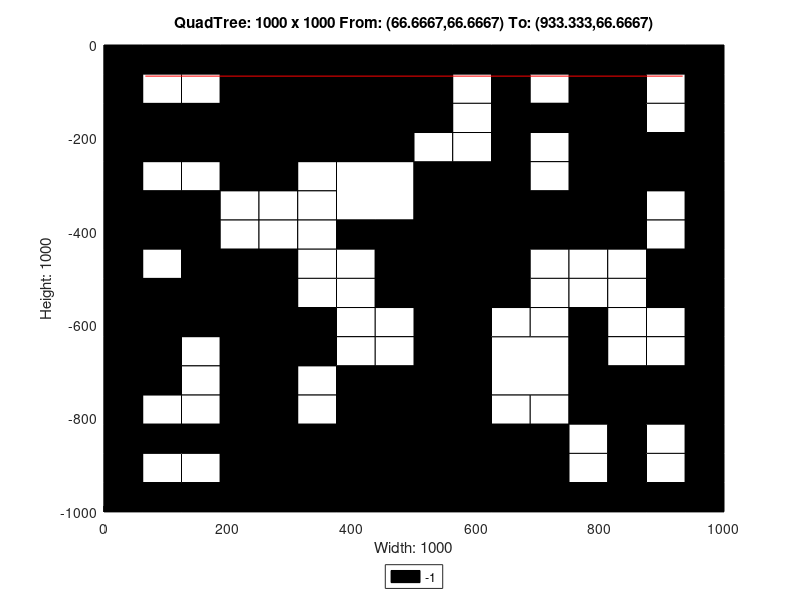

Reproduce this figure in MATLAB.
axis([0 1000 -1000 0]);
title('QuadTree: 1000 x 1000 From: (66.6667,66.6667) To: (933.333,66.6667)');
xlabel('Width: 1000');
ylabel('Height: 1000');
rectangle('Position',[250 -250 250 250], 'FaceColor',[0 0 0]);
rectangle('Position',[0 -250 125 125], 'FaceColor',[0 0 0]);
rectangle('Position',[125 -250 125 125], 'FaceColor',[0 0 0]);
rectangle('Position',[375 -375 125 125], 'FaceColor',[1 1 1]);
rectangle('Position',[750 -125 125 125], 'FaceColor',[0 0 0]);
rectangle('Position',[750 -250 125 125], 'FaceColor',[0 0 0]);
rectangle('Position',[500 -375 125 125], 'FaceColor',[0 0 0]);
rectangle('Position',[500 -500 125 125], 'FaceColor',[0 0 0]);
rectangle('Position',[750 -375 125 125], 'FaceColor',[0 0 0]);
rectangle('Position',[0 -625 125 125], 'FaceColor',[0 0 0]);
rectangle('Position',[125 -625 125 125], 'FaceColor',[0 0 0]);
rectangle('Position',[0 -750 125 125], 'FaceColor',[0 0 0]);
rectangle('Position',[375 -875 125 125], 'FaceColor',[0 0 0]);
rectangle('Position',[250 -1000 125 125], 'FaceColor',[0 0 0]);
rectangle('Position',[375 -1000 125 125], 'FaceColor',[0 0 0]);
rectangle('Position',[500 -625 125 125], 'FaceColor',[0 0 0]);
rectangle('Position',[500 -750 125 125], 'FaceColor',[0 0 0]);
rectangle('Position',[625 -750 125 125], 'FaceColor',[1 1 1]);
rectangle('Position',[500 -875 125 125], 'FaceColor',[0 0 0]);
rectangle('Position',[500 -1000 125 125], 'FaceColor',[0 0 0]);
rectangle('Position',[625 -1000 125 125], 'FaceColor',[0 0 0]);
rectangle('Position',[0 -62.5 62.5 62.5], 'FaceColor',[0 0 0]);
rectangle('Position',[62.5 -62.5 62.5 62.5], 'FaceColor',[0 0 0]);
rectangle('Position',[0 -125 62.5 62.5], 'FaceColor',[0 0 0]);
rectangle('Position',[62.5 -125 62.5 62.5], 'FaceColor',[1 1 1]);
rectangle('Position',[125 -62.5 62.5 62.5], 'FaceColor',[0 0 0]);
rectangle('Position',[187.5 -62.5 62.5 62.5], 'FaceColor',[0 0 0]);
rectangle('Position',[125 -125 62.5 62.5], 'FaceColor',[1 1 1]);
rectangle('Position',[187.5 -125 62.5 62.5], 'FaceColor',[0 0 0]);
rectangle('Position',[0 -312.5 62.5 62.5], 'FaceColor',[0 0 0]);
rectangle('Position',[62.5 -312.5 62.5 62.5], 'FaceColor',[1 1 1]);
rectangle('Position',[0 -375 62.5 62.5], 'FaceColor',[0 0 0]);
rectangle('Position',[62.5 -375 62.5 62.5], 'FaceColor',[0 0 0]);
rectangle('Position',[125 -312.5 62.5 62.5], 'FaceColor',[1 1 1]);
rectangle('Position',[187.5 -312.5 62.5 62.5], 'FaceColor',[0 0 0]);
rectangle('Position',[125 -375 62.5 62.5], 'FaceColor',[0 0 0]);
rectangle('Position',[187.5 -375 62.5 62.5], 'FaceColor',[1 1 1]);
rectangle('Position',[0 -437.5 62.5 62.5], 'FaceColor',[0 0 0]);
rectangle('Position',[62.5 -437.5 62.5 62.5], 'FaceColor',[0 0 0]);
rectangle('Position',[0 -500 62.5 62.5], 'FaceColor',[0 0 0]);
rectangle('Position',[62.5 -500 62.5 62.5], 'FaceColor',[1 1 1]);
rectangle('Position',[125 -437.5 62.5 62.5], 'FaceColor',[0 0 0]);
rectangle('Position',[187.5 -437.5 62.5 62.5], 'FaceColor',[1 1 1]);
rectangle('Position',[125 -500 62.5 62.5], 'FaceColor',[0 0 0]);
rectangle('Position',[187.5 -500 62.5 62.5], 'FaceColor',[0 0 0]);
rectangle('Position',[250 -312.5 62.5 62.5], 'FaceColor',[0 0 0]);
rectangle('Position',[312.5 -312.5 62.5 62.5], 'FaceColor',[1 1 1]);
rectangle('Position',[250 -375 62.5 62.5], 'FaceColor',[1 1 1]);
rectangle('Position',[312.5 -375 62.5 62.5], 'FaceColor',[1 1 1]);
rectangle('Position',[250 -437.5 62.5 62.5], 'FaceColor',[1 1 1]);
rectangle('Position',[312.5 -437.5 62.5 62.5], 'FaceColor',[1 1 1]);
rectangle('Position',[250 -500 62.5 62.5], 'FaceColor',[0 0 0]);
rectangle('Position',[312.5 -500 62.5 62.5], 'FaceColor',[1 1 1]);
rectangle('Position',[375 -437.5 62.5 62.5], 'FaceColor',[0 0 0]);
rectangle('Position',[437.5 -437.5 62.5 62.5], 'FaceColor',[0 0 0]);
rectangle('Position',[375 -500 62.5 62.5], 'FaceColor',[1 1 1]);
rectangle('Position',[437.5 -500 62.5 62.5], 'FaceColor',[0 0 0]);
rectangle('Position',[500 -62.5 62.5 62.5], 'FaceColor',[0 0 0]);
rectangle('Position',[562.5 -62.5 62.5 62.5], 'FaceColor',[0 0 0]);
rectangle('Position',[500 -125 62.5 62.5], 'FaceColor',[0 0 0]);
rectangle('Position',[562.5 -125 62.5 62.5], 'FaceColor',[1 1 1]);
rectangle('Position',[625 -62.5 62.5 62.5], 'FaceColor',[0 0 0]);
rectangle('Position',[687.5 -62.5 62.5 62.5], 'FaceColor',[0 0 0]);
rectangle('Position',[625 -125 62.5 62.5], 'FaceColor',[0 0 0]);
rectangle('Position',[687.5 -125 62.5 62.5], 'FaceColor',[1 1 1]);
rectangle('Position',[500 -187.5 62.5 62.5], 'FaceColor',[0 0 0]);
rectangle('Position',[562.5 -187.5 62.5 62.5], 'FaceColor',[1 1 1]);
rectangle('Position',[500 -250 62.5 62.5], 'FaceColor',[1 1 1]);
rectangle('Position',[562.5 -250 62.5 62.5], 'FaceColor',[1 1 1]);
rectangle('Position',[625 -187.5 62.5 62.5], 'FaceColor',[0 0 0]);
rectangle('Position',[687.5 -187.5 62.5 62.5], 'FaceColor',[0 0 0]);
rectangle('Position',[625 -250 62.5 62.5], 'FaceColor',[0 0 0]);
rectangle('Position',[687.5 -250 62.5 62.5], 'FaceColor',[1 1 1]);
rectangle('Position',[875 -62.5 62.5 62.5], 'FaceColor',[0 0 0]);
rectangle('Position',[937.5 -62.5 62.5 62.5], 'FaceColor',[0 0 0]);
rectangle('Position',[875 -125 62.5 62.5], 'FaceColor',[1 1 1]);
rectangle('Position',[937.5 -125 62.5 62.5], 'FaceColor',[0 0 0]);
rectangle('Position',[875 -187.5 62.5 62.5], 'FaceColor',[1 1 1]);
rectangle('Position',[937.5 -187.5 62.5 62.5], 'FaceColor',[0 0 0]);
rectangle('Position',[875 -250 62.5 62.5], 'FaceColor',[0 0 0]);
rectangle('Position',[937.5 -250 62.5 62.5], 'FaceColor',[0 0 0]);
rectangle('Position',[625 -312.5 62.5 62.5], 'FaceColor',[0 0 0]);
rectangle('Position',[687.5 -312.5 62.5 62.5], 'FaceColor',[1 1 1]);
rectangle('Position',[625 -375 62.5 62.5], 'FaceColor',[0 0 0]);
rectangle('Position',[687.5 -375 62.5 62.5], 'FaceColor',[0 0 0]);
rectangle('Position',[625 -437.5 62.5 62.5], 'FaceColor',[0 0 0]);
rectangle('Position',[687.5 -437.5 62.5 62.5], 'FaceColor',[0 0 0]);
rectangle('Position',[625 -500 62.5 62.5], 'FaceColor',[0 0 0]);
rectangle('Position',[687.5 -500 62.5 62.5], 'FaceColor',[1 1 1]);
rectangle('Position',[875 -312.5 62.5 62.5], 'FaceColor',[0 0 0]);
rectangle('Position',[937.5 -312.5 62.5 62.5], 'FaceColor',[0 0 0]);
rectangle('Position',[875 -375 62.5 62.5], 'FaceColor',[1 1 1]);
rectangle('Position',[937.5 -375 62.5 62.5], 'FaceColor',[0 0 0]);
rectangle('Position',[750 -437.5 62.5 62.5], 'FaceColor',[0 0 0]);
rectangle('Position',[812.5 -437.5 62.5 62.5], 'FaceColor',[0 0 0]);
rectangle('Position',[750 -500 62.5 62.5], 'FaceColor',[1 1 1]);
rectangle('Position',[812.5 -500 62.5 62.5], 'FaceColor',[1 1 1]);
rectangle('Position',[875 -437.5 62.5 62.5], 'FaceColor',[1 1 1]);
rectangle('Position',[937.5 -437.5 62.5 62.5], 'FaceColor',[0 0 0]);
rectangle('Position',[875 -500 62.5 62.5], 'FaceColor',[0 0 0]);
rectangle('Position',[937.5 -500 62.5 62.5], 'FaceColor',[0 0 0]);
rectangle('Position',[125 -687.5 62.5 62.5], 'FaceColor',[1 1 1]);
rectangle('Position',[187.5 -687.5 62.5 62.5], 'FaceColor',[0 0 0]);
rectangle('Position',[125 -750 62.5 62.5], 'FaceColor',[1 1 1]);
rectangle('Position',[187.5 -750 62.5 62.5], 'FaceColor',[0 0 0]);
rectangle('Position',[250 -562.5 62.5 62.5], 'FaceColor',[0 0 0]);
rectangle('Position',[312.5 -562.5 62.5 62.5], 'FaceColor',[1 1 1]);
rectangle('Position',[250 -625 62.5 62.5], 'FaceColor',[0 0 0]);
rectangle('Position',[312.5 -625 62.5 62.5], 'FaceColor',[0 0 0]);
rectangle('Position',[375 -562.5 62.5 62.5], 'FaceColor',[1 1 1]);
rectangle('Position',[437.5 -562.5 62.5 62.5], 'FaceColor',[0 0 0]);
rectangle('Position',[375 -625 62.5 62.5], 'FaceColor',[1 1 1]);
rectangle('Position',[437.5 -625 62.5 62.5], 'FaceColor',[1 1 1]);
rectangle('Position',[250 -687.5 62.5 62.5], 'FaceColor',[0 0 0]);
rectangle('Position',[312.5 -687.5 62.5 62.5], 'FaceColor',[0 0 0]);
rectangle('Position',[250 -750 62.5 62.5], 'FaceColor',[0 0 0]);
rectangle('Position',[312.5 -750 62.5 62.5], 'FaceColor',[1 1 1]);
rectangle('Position',[375 -687.5 62.5 62.5], 'FaceColor',[1 1 1]);
rectangle('Position',[437.5 -687.5 62.5 62.5], 'FaceColor',[1 1 1]);
rectangle('Position',[375 -750 62.5 62.5], 'FaceColor',[0 0 0]);
rectangle('Position',[437.5 -750 62.5 62.5], 'FaceColor',[0 0 0]);
rectangle('Position',[0 -812.5 62.5 62.5], 'FaceColor',[0 0 0]);
rectangle('Position',[62.5 -812.5 62.5 62.5], 'FaceColor',[1 1 1]);
rectangle('Position',[0 -875 62.5 62.5], 'FaceColor',[0 0 0]);
rectangle('Position',[62.5 -875 62.5 62.5], 'FaceColor',[0 0 0]);
rectangle('Position',[125 -812.5 62.5 62.5], 'FaceColor',[1 1 1]);
rectangle('Position',[187.5 -812.5 62.5 62.5], 'FaceColor',[0 0 0]);
rectangle('Position',[125 -875 62.5 62.5], 'FaceColor',[0 0 0]);
rectangle('Position',[187.5 -875 62.5 62.5], 'FaceColor',[0 0 0]);
rectangle('Position',[0 -937.5 62.5 62.5], 'FaceColor',[0 0 0]);
rectangle('Position',[62.5 -937.5 62.5 62.5], 'FaceColor',[1 1 1]);
rectangle('Position',[0 -1000 62.5 62.5], 'FaceColor',[0 0 0]);
rectangle('Position',[62.5 -1000 62.5 62.5], 'FaceColor',[0 0 0]);
rectangle('Position',[125 -937.5 62.5 62.5], 'FaceColor',[1 1 1]);
rectangle('Position',[187.5 -937.5 62.5 62.5], 'FaceColor',[0 0 0]);
rectangle('Position',[125 -1000 62.5 62.5], 'FaceColor',[0 0 0]);
rectangle('Position',[187.5 -1000 62.5 62.5], 'FaceColor',[0 0 0]);
rectangle('Position',[250 -812.5 62.5 62.5], 'FaceColor',[0 0 0]);
rectangle('Position',[312.5 -812.5 62.5 62.5], 'FaceColor',[1 1 1]);
rectangle('Position',[250 -875 62.5 62.5], 'FaceColor',[0 0 0]);
rectangle('Position',[312.5 -875 62.5 62.5], 'FaceColor',[0 0 0]);
rectangle('Position',[625 -562.5 62.5 62.5], 'FaceColor',[0 0 0]);
rectangle('Position',[687.5 -562.5 62.5 62.5], 'FaceColor',[1 1 1]);
rectangle('Position',[625 -625 62.5 62.5], 'FaceColor',[1 1 1]);
rectangle('Position',[687.5 -625 62.5 62.5], 'FaceColor',[1 1 1]);
rectangle('Position',[750 -562.5 62.5 62.5], 'FaceColor',[1 1 1]);
rectangle('Position',[812.5 -562.5 62.5 62.5], 'FaceColor',[1 1 1]);
rectangle('Position',[750 -625 62.5 62.5], 'FaceColor',[0 0 0]);
rectangle('Position',[812.5 -625 62.5 62.5], 'FaceColor',[1 1 1]);
rectangle('Position',[875 -562.5 62.5 62.5], 'FaceColor',[0 0 0]);
rectangle('Position',[937.5 -562.5 62.5 62.5], 'FaceColor',[0 0 0]);
rectangle('Position',[875 -625 62.5 62.5], 'FaceColor',[1 1 1]);
rectangle('Position',[937.5 -625 62.5 62.5], 'FaceColor',[0 0 0]);
rectangle('Position',[750 -687.5 62.5 62.5], 'FaceColor',[0 0 0]);
rectangle('Position',[812.5 -687.5 62.5 62.5], 'FaceColor',[1 1 1]);
rectangle('Position',[750 -750 62.5 62.5], 'FaceColor',[0 0 0]);
rectangle('Position',[812.5 -750 62.5 62.5], 'FaceColor',[0 0 0]);
rectangle('Position',[875 -687.5 62.5 62.5], 'FaceColor',[1 1 1]);
rectangle('Position',[937.5 -687.5 62.5 62.5], 'FaceColor',[0 0 0]);
rectangle('Position',[875 -750 62.5 62.5], 'FaceColor',[0 0 0]);
rectangle('Position',[937.5 -750 62.5 62.5], 'FaceColor',[0 0 0]);
rectangle('Position',[625 -812.5 62.5 62.5], 'FaceColor',[1 1 1]);
rectangle('Position',[687.5 -812.5 62.5 62.5], 'FaceColor',[1 1 1]);
rectangle('Position',[625 -875 62.5 62.5], 'FaceColor',[0 0 0]);
rectangle('Position',[687.5 -875 62.5 62.5], 'FaceColor',[0 0 0]);
rectangle('Position',[750 -812.5 62.5 62.5], 'FaceColor',[0 0 0]);
rectangle('Position',[812.5 -812.5 62.5 62.5], 'FaceColor',[0 0 0]);
rectangle('Position',[750 -875 62.5 62.5], 'FaceColor',[1 1 1]);
rectangle('Position',[812.5 -875 62.5 62.5], 'FaceColor',[0 0 0]);
rectangle('Position',[875 -812.5 62.5 62.5], 'FaceColor',[0 0 0]);
rectangle('Position',[937.5 -812.5 62.5 62.5], 'FaceColor',[0 0 0]);
rectangle('Position',[875 -875 62.5 62.5], 'FaceColor',[1 1 1]);
rectangle('Position',[937.5 -875 62.5 62.5], 'FaceColor',[0 0 0]);
rectangle('Position',[750 -937.5 62.5 62.5], 'FaceColor',[1 1 1]);
rectangle('Position',[812.5 -937.5 62.5 62.5], 'FaceColor',[0 0 0]);
rectangle('Position',[750 -1000 62.5 62.5], 'FaceColor',[0 0 0]);
rectangle('Position',[812.5 -1000 62.5 62.5], 'FaceColor',[0 0 0]);
rectangle('Position',[875 -937.5 62.5 62.5], 'FaceColor',[1 1 1]);
rectangle('Position',[937.5 -937.5 62.5 62.5], 'FaceColor',[0 0 0]);
rectangle('Position',[875 -1000 62.5 62.5], 'FaceColor',[0 0 0]);
rectangle('Position',[937.5 -1000 62.5 62.5], 'FaceColor',[0 0 0]);
X=[933.333,66.6667];
Y=[-66.6667,-66.6667];
hold on;
plot(X,Y,'r');
legend('-1','Location','southoutside');
